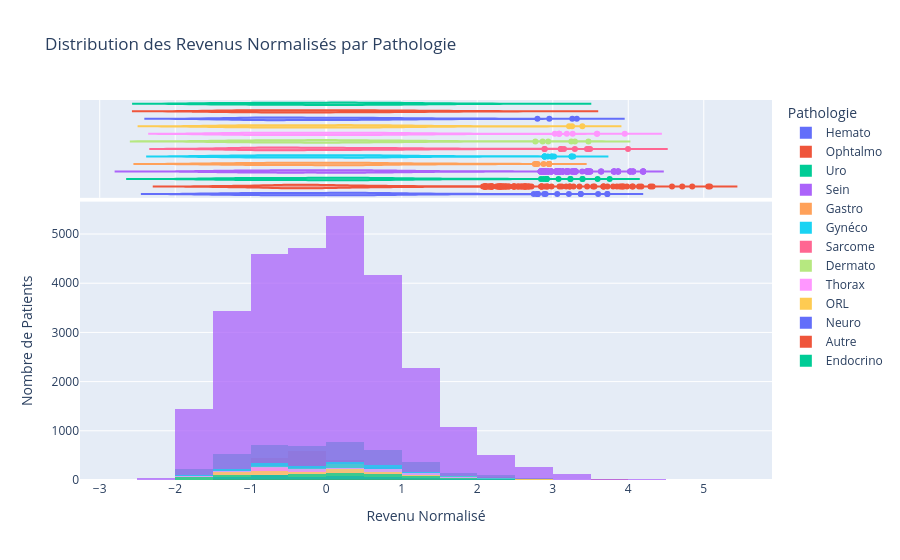

Notebook cell for this chart:
### Code cell
fig = px.histogram(df_norm, x='revenu_norm', color='pathologie',
                   marginal='violin', # ou 'box', 'rug'
                #    hover_data=df.columns, # Afficher toutes les données en survol
                   barmode='overlay', # Superposer les barres de différentes pathologies
                   nbins=30, # Nombre de barres/bin dans l'histogramme
                   opacity=0.75, # Transparence des barres
                   title='Distribution des Revenus Normalisés par Pathologie')

fig.update_layout(xaxis_title='Revenu Normalisé',
                  yaxis_title='Nombre de Patients',
                  legend_title='Pathologie')

fig.show()

### Figure 1 — Plotly figure (JSON) as saved in the notebook; plotly's stock layout.template omitted (floating-point values rounded to 4 significant figures; data arrays with more than 128 entries replaced by an {"elided": "..."} marker saying what was removed)
{"data": [{"alignmentgroup": "True", "bingroup": "x", "hovertemplate": "pathologie=Hemato<br>revenu_norm=%{x}<br>count=%{y}<extra></extra>", "legendgroup": "Hemato", "marker": {"color": "#636efa", "opacity": 0.75, "pattern": {"shape": ""}}, "name": "Hemato", "nbinsx": 30, "offsetgroup": "Hemato", "orientation": "v", "showlegend": true, "type": "histogram", "x": {"elided": "1766 float values"}, "xaxis": "x", "yaxis": "y"}, {"alignmentgroup": "True", "hovertemplate": "pathologie=Hemato<br>revenu_norm=%{x}<extra></extra>", "legendgroup": "Hemato", "marker": {"color": "#636efa"}, "name": "Hemato", "offsetgroup": "Hemato", "scalegroup": "x", "showlegend": false, "type": "violin", "x": {"elided": "1766 float values"}, "xaxis": "x2", "yaxis": "y2"}, {"alignmentgroup": "True", "bingroup": "x", "hovertemplate": "pathologie=Ophtalmo<br>revenu_norm=%{x}<br>count=%{y}<extra></extra>", "legendgroup": "Ophtalmo", "marker": {"color": "#EF553B", "opacity": 0.75, "pattern": {"shape": ""}}, "name": "Ophtalmo", "nbinsx": 30, "offsetgroup": "Ophtalmo", "orientation": "v", "showlegend": true, "type": "histogram", "x": {"elided": "2226 float values"}, "xaxis": "x", "yaxis": "y"}, {"alignmentgroup": "True", "hovertemplate": "pathologie=Ophtalmo<br>revenu_norm=%{x}<extra></extra>", "legendgroup": "Ophtalmo", "marker": {"color": "#EF553B"}, "name": "Ophtalmo", "offsetgroup": "Ophtalmo", "scalegroup": "x", "showlegend": false, "type": "violin", "x": {"elided": "2226 float values"}, "xaxis": "x2", "yaxis": "y2"}, {"alignmentgroup": "True", "bingroup": "x", "hovertemplate": "pathologie=Uro<br>revenu_norm=%{x}<br>count=%{y}<extra></extra>", "legendgroup": "Uro", "marker": {"color": "#00cc96", "opacity": 0.75, "pattern": {"shape": ""}}, "name": "Uro", "nbinsx": 30, "offsetgroup": "Uro", "orientation": "v", "showlegend": true, "type": "histogram", "x": {"elided": "4219 float values"}, "xaxis": "x", "yaxis": "y"}, {"alignmentgroup": "True", "hovertemplate": "pathologie=Uro<br>revenu_norm=%{x}<extra></extra>", "legendgroup": "Uro", "marker": {"color": "#00cc96"}, "name": "Uro", "offsetgroup": "Uro", "scalegroup": "x", "showlegend": false, "type": "violin", "x": {"elided": "4219 float values"}, "xaxis": "x2", "yaxis": "y2"}, {"alignmentgroup": "True", "bingroup": "x", "hovertemplate": "pathologie=Sein<br>revenu_norm=%{x}<br>count=%{y}<extra></extra>", "legendgroup": "Sein", "marker": {"color": "#ab63fa", "opacity": 0.75, "pattern": {"shape": ""}}, "name": "Sein", "nbinsx": 30, "offsetgroup": "Sein", "orientation": "v", "showlegend": true, "type": "histogram", "x": {"elided": "28026 float values"}, "xaxis": "x", "yaxis": "y"}, {"alignmentgroup": "True", "hovertemplate": "pathologie=Sein<br>revenu_norm=%{x}<extra></extra>", "legendgroup": "Sein", "marker": {"color": "#ab63fa"}, "name": "Sein", "offsetgroup": "Sein", "scalegroup": "x", "showlegend": false, "type": "violin", "x": {"elided": "28026 float values"}, "xaxis": "x2", "yaxis": "y2"}, {"alignmentgroup": "True", "bingroup": "x", "hovertemplate": "pathologie=Gastro<br>revenu_norm=%{x}<br>count=%{y}<extra></extra>", "legendgroup": "Gastro", "marker": {"color": "#FFA15A", "opacity": 0.75, "pattern": {"shape": ""}}, "name": "Gastro", "nbinsx": 30, "offsetgroup": "Gastro", "orientation": "v", "showlegend": true, "type": "histogram", "x": {"elided": "1613 float values"}, "xaxis": "x", "yaxis": "y"}, {"alignmentgroup": "True", "hovertemplate": "pathologie=Gastro<br>revenu_norm=%{x}<extra></extra>", "legendgroup": "Gastro", "marker": {"color": "#FFA15A"}, "name": "Gastro", "offsetgroup": "Gastro", "scalegroup": "x", "showlegend": false, "type": "violin", "x": {"elided": "1613 float values"}, "xaxis": "x2", "yaxis": "y2"}, {"alignmentgroup": "True", "bingroup": "x", "hovertemplate": "pathologie=Gynéco<br>revenu_norm=%{x}<br>count=%{y}<extra></extra>", "legendgroup": "Gynéco", "marker": {"color": "#19d3f3", "opacity": 0.75, "pattern": {"shape": ""}}, "name": "Gynéco", "nbinsx": 30, "offsetgroup": "Gynéco", "orientation": "v", "showlegend": true, "type": "histogram", "x": {"elided": "1919 float values"}, "xaxis": "x", "yaxis": "y"}, {"alignmentgroup": "True", "hovertemplate": "pathologie=Gynéco<br>revenu_norm=%{x}<extra></extra>", "legendgroup": "Gynéco", "marker": {"color": "#19d3f3"}, "name": "Gynéco", "offsetgroup": "Gynéco", "scalegroup": "x", "showlegend": false, "type": "violin", "x": {"elided": "1919 float values"}, "xaxis": "x2", "yaxis": "y2"}, {"alignmentgroup": "True", "bingroup": "x", "hovertemplate": "pathologie=Sarcome<br>revenu_norm=%{x}<br>count=%{y}<extra></extra>", "legendgroup": "Sarcome", "marker": {"color": "#FF6692", "opacity": 0.75, "pattern": {"shape": ""}}, "name": "Sarcome", "nbinsx": 30, "offsetgroup": "Sarcome", "orientation": "v", "showlegend": true, "type": "histogram", "x": {"elided": "1061 float values"}, "xaxis": "x", "yaxis": "y"}, {"alignmentgroup": "True", "hovertemplate": "pathologie=Sarcome<br>revenu_norm=%{x}<extra></extra>", "legendgroup": "Sarcome", "marker": {"color": "#FF6692"}, "name": "Sarcome", "offsetgroup": "Sarcome", "scalegroup": "x", "showlegend": false, "type": "violin", "x": {"elided": "1061 float values"}, "xaxis": "x2", "yaxis": "y2"}, {"alignmentgroup": "True", "bingroup": "x", "hovertemplate": "pathologie=Dermato<br>revenu_norm=%{x}<br>count=%{y}<extra></extra>", "legendgroup": "Dermato", "marker": {"color": "#B6E880", "opacity": 0.75, "pattern": {"shape": ""}}, "name": "Dermato", "nbinsx": 30, "offsetgroup": "Dermato", "orientation": "v", "showlegend": true, "type": "histogram", "x": {"elided": "802 float values"}, "xaxis": "x", "yaxis": "y"}, {"alignmentgroup": "True", "hovertemplate": "pathologie=Dermato<br>revenu_norm=%{x}<extra></extra>", "legendgroup": "Dermato", "marker": {"color": "#B6E880"}, "name": "Dermato", "offsetgroup": "Dermato", "scalegroup": "x", "showlegend": false, "type": "violin", "x": {"elided": "802 float values"}, "xaxis": "x2", "yaxis": "y2"}, {"alignmentgroup": "True", "bingroup": "x", "hovertemplate": "pathologie=Thorax<br>revenu_norm=%{x}<br>count=%{y}<extra></extra>", "legendgroup": "Thorax", "marker": {"color": "#FF97FF", "opacity": 0.75, "pattern": {"shape": ""}}, "name": "Thorax", "nbinsx": 30, "offsetgroup": "Thorax", "orientation": "v", "showlegend": true, "type": "histogram", "x": {"elided": "1472 float values"}, "xaxis": "x", "yaxis": "y"}, {"alignmentgroup": "True", "hovertemplate": "pathologie=Thorax<br>revenu_norm=%{x}<extra></extra>", "legendgroup": "Thorax", "marker": {"color": "#FF97FF"}, "name": "Thorax", "offsetgroup": "Thorax", "scalegroup": "x", "showlegend": false, "type": "violin", "x": {"elided": "1472 float values"}, "xaxis": "x2", "yaxis": "y2"}, {"alignmentgroup": "True", "bingroup": "x", "hovertemplate": "pathologie=ORL<br>revenu_norm=%{x}<br>count=%{y}<extra></extra>", "legendgroup": "ORL", "marker": {"color": "#FECB52", "opacity": 0.75, "pattern": {"shape": ""}}, "name": "ORL", "nbinsx": 30, "offsetgroup": "ORL", "orientation": "v", "showlegend": true, "type": "histogram", "x": {"elided": "1144 float values"}, "xaxis": "x", "yaxis": "y"}, {"alignmentgroup": "True", "hovertemplate": "pathologie=ORL<br>revenu_norm=%{x}<extra></extra>", "legendgroup": "ORL", "marker": {"color": "#FECB52"}, "name": "ORL", "offsetgroup": "ORL", "scalegroup": "x", "showlegend": false, "type": "violin", "x": {"elided": "1144 float values"}, "xaxis": "x2", "yaxis": "y2"}, {"alignmentgroup": "True", "bingroup": "x", "hovertemplate": "pathologie=Neuro<br>revenu_norm=%{x}<br>count=%{y}<extra></extra>", "legendgroup": "Neuro", "marker": {"color": "#636efa", "opacity": 0.75, "pattern": {"shape": ""}}, "name": "Neuro", "nbinsx": 30, "offsetgroup": "Neuro", "orientation": "v", "showlegend": true, "type": "histogram", "x": {"elided": "415 float values"}, "xaxis": "x", "yaxis": "y"}, {"alignmentgroup": "True", "hovertemplate": "pathologie=Neuro<br>revenu_norm=%{x}<extra></extra>", "legendgroup": "Neuro", "marker": {"color": "#636efa"}, "name": "Neuro", "offsetgroup": "Neuro", "scalegroup": "x", "showlegend": false, "type": "violin", "x": {"elided": "415 float values"}, "xaxis": "x2", "yaxis": "y2"}, {"alignmentgroup": "True", "bingroup": "x", "hovertemplate": "pathologie=Autre<br>revenu_norm=%{x}<br>count=%{y}<extra></extra>", "legendgroup": "Autre", "marker": {"color": "#EF553B", "opacity": 0.75, "pattern": {"shape": ""}}, "name": "Autre", "nbinsx": 30, "offsetgroup": "Autre", "orientation": "v", "showlegend": true, "type": "histogram", "x": {"elided": "136 float values"}, "xaxis": "x", "yaxis": "y"}, {"alignmentgroup": "True", "hovertemplate": "pathologie=Autre<br>revenu_norm=%{x}<extra></extra>", "legendgroup": "Autre", "marker": {"color": "#EF553B"}, "name": "Autre", "offsetgroup": "Autre", "scalegroup": "x", "showlegend": false, "type": "violin", "x": {"elided": "136 float values"}, "xaxis": "x2", "yaxis": "y2"}, {"alignmentgroup": "True", "bingroup": "x", "hovertemplate": "pathologie=Endocrino<br>revenu_norm=%{x}<br>count=%{y}<extra></extra>", "legendgroup": "Endocrino", "marker": {"color": "#00cc96", "opacity": 0.75, "pattern": {"shape": ""}}, "name": "Endocrino", "nbinsx": 30, "offsetgroup": "Endocrino", "orientation": "v", "showlegend": true, "type": "histogram", "x": {"elided": "769 float values"}, "xaxis": "x", "yaxis": "y"}, {"alignmentgroup": "True", "hovertemplate": "pathologie=Endocrino<br>revenu_norm=%{x}<extra></extra>", "legendgroup": "Endocrino", "marker": {"color": "#00cc96"}, "name": "Endocrino", "offsetgroup": "Endocrino", "scalegroup": "x", "showlegend": false, "type": "violin", "x": {"elided": "769 float values"}, "xaxis": "x2", "yaxis": "y2"}], "layout": {"barmode": "overlay", "legend": {"title": {"text": "Pathologie"}, "tracegroupgap": 0}, "title": {"text": "Distribution des Revenus Normalisés par Pathologie"}, "xaxis": {"anchor": "y", "domain": [0, 1], "title": {"text": "Revenu Normalisé"}}, "xaxis2": {"anchor": "y2", "domain": [0, 1], "matches": "x", "showgrid": true, "showticklabels": false}, "yaxis": {"anchor": "x", "domain": [0, 0.7326], "title": {"text": "Nombre de Patients"}}, "yaxis2": {"anchor": "x2", "domain": [0.7426, 1], "matches": "y2", "showgrid": false, "showline": false, "showticklabels": false, "ticks": ""}}}
